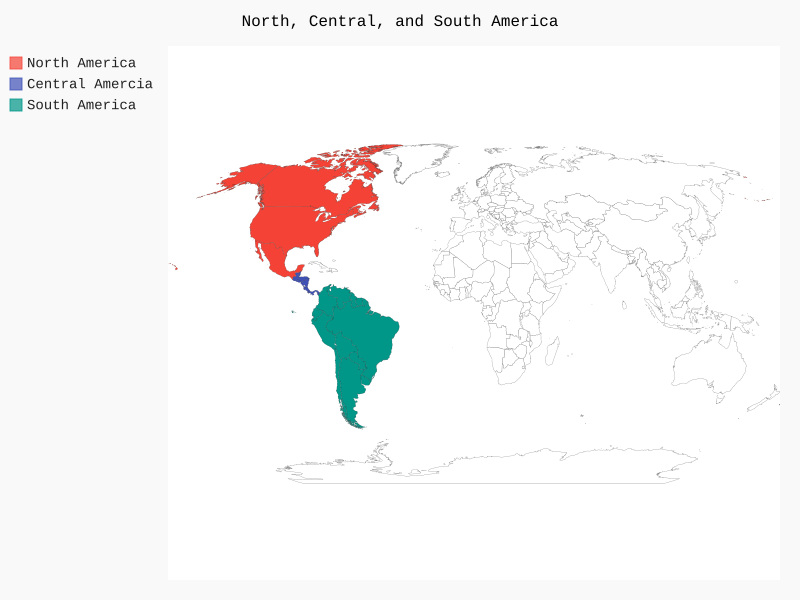

Reproduce this figure in Python.
import pygal.maps.world

wm = pygal.maps.world.World()
wm.title = 'North, Central, and South America'

wm.add('North America', ['ca', 'mx', 'us'])
wm.add('Central Amercia', ['bz', 'cr', 'gt', 'hn', 'ni', 'pa', 'sv'])
wm.add('South America', ['ar', 'bo', 'br','cl', 'co', 'ec', 'gf',
	'gy', 'pe', 'py', 'sr', 'uy', 've'])

wm.render_to_file('americas.svg')
